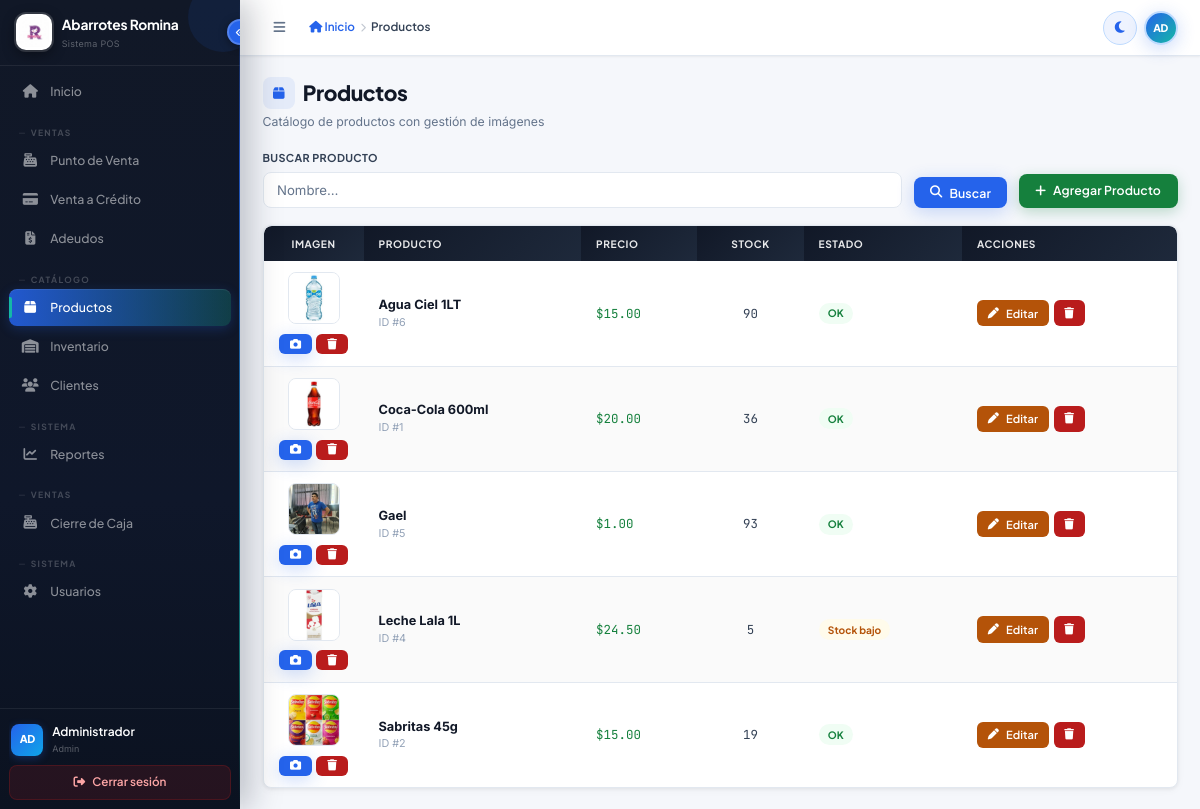
Page /productos/listar.php (signed in) on the committed database.
### tables this page shows
CREATE TABLE `productos` (
  `id_producto` int(11) NOT NULL AUTO_INCREMENT,
  `nombre` varchar(150) NOT NULL,
  `precio` decimal(10,2) NOT NULL,
  `stock` int(11) NOT NULL DEFAULT 0,
  `imagen` varchar(255) DEFAULT NULL,
  `fecha_creacion` timestamp NOT NULL DEFAULT current_timestamp(),
  PRIMARY KEY (`id_producto`)
);

### productos/listar.php (the view, shortened to what this page needs)
<?php
require_once '../includes/config.php';
$buscar = limpiar($_GET['buscar'] ?? '');
$sql = "SELECT * FROM productos";
$sql .= " ORDER BY nombre ASC";
$resultado = $conn->query($sql);
layoutStart('Productos', 'productos', [['label'=>'Productos']]);
?>
<div class="page-head fade-up">
  <div class="page-title"><i class="fa-solid fa-box"></i> Productos</div>
  <div class="page-subtitle">Catálogo de productos con gestión de imágenes</div>
</div>
<div style="display:flex;gap:.75rem;margin-bottom:1.1rem;flex-wrap:wrap;align-items:flex-end" class="fade-up delay-1">
  <form method="GET" style="display:contents">
    <div class="form-group" style="margin:0;flex:1;min-width:180px">
      <label class="form-label">Buscar producto</label>
      <input type="text" name="buscar" class="form-control" placeholder="Nombre…" value="<?=e($buscar)?>">
    </div>
    <button type="submit" class="btn btn-morado"><i class="fa-solid fa-magnifying-glass"></i> Buscar</button>
  </form>
  <a href="agregar.php" class="btn btn-verde" style="margin-left:auto">
    <i class="fa-solid fa-plus"></i> Agregar Producto
  </a>
</div>
<div class="card fade-up delay-2">
  <div class="tabla-wrap">
    <table class="tabla">
      <thead>
        <tr>
          <th style="width:100px;text-align:center">Imagen</th>
          <th>Producto</th>
          <th>Precio</th>
          <th style="text-align:center">Stock</th>
          <th>Estado</th>
          <th>Acciones</th>
        </tr>
      </thead>
      <tbody>
        <?php if($resultado->num_rows===0): ?>
          <tr><td colspan="6"><div class="empty-state"><div class="ei"><i class="fa-solid fa-box-open"></i></div><p>No se encontraron productos.</p></div></td></tr>
        <?php else: ?>
          <?php while($p=$resultado->fetch_assoc()):
            $stockCls = $p['stock']==0 ? 'badge-rojo' : ($p['stock']<=5 ? 'badge-naranja' : 'badge-verde');
            $stockTxt = $p['stock']==0 ? 'Agotado'   : ($p['stock']<=5 ? 'Stock bajo'   : 'OK');
          ?>
          <tr>
            <td class="prod-img-cell">
              <?=thumbProducto($p['imagen'], $p['nombre'], 52)?>
              <div class="img-actions">
                <a href="editar.php?id=<?=$p['id_producto']?>#img-section"
                   class="btn btn-sm btn-morado" title="Cambiar imagen">
                  <i class="fa-solid fa-camera"></i>
                </a>
                <?php if($p['imagen']): ?>
                <a href="listar.php?del_img=<?=$p['id_producto']?>"
                   class="btn btn-sm btn-rojo"
                   title="Eliminar imagen"
                   onclick="return confirm('¿Eliminar imagen de este producto?')">
                  <i class="fa-solid fa-trash"></i>
                </a>
                <?php endif ?>
              </div>
            </td>
            <td>
              <div class="prod-preview">
                <div class="prod-preview-info">
                  <span class="prod-preview-nombre"><?=e($p['nombre'])?></span>
                  <span class="prod-preview-stock">ID #<?=$p['id_producto']?></span>
                </div>
              </div>
            </td>
            <td class="num dinero-verde"><?=dinero($p['precio'])?></td>
            <td style="text-align:center" class="num"><?=$p['stock']?></td>
            <td><span class="badge <?=$stockCls?>"><?=$stockTxt?></span></td>
            <td>
              <div style="display:flex;gap:.3rem;flex-wrap:wrap">
                <a href="editar.php?id=<?=$p['id_producto']?>" class="btn btn-sm btn-naranja">
                  <i class="fa-solid fa-pen"></i> Editar
                </a>
                <a href="eliminar.php?id=<?=$p['id_producto']?>"
                   class="btn btn-sm btn-rojo"
                   onclick="return confirm('¿Eliminar «<?=e($p['nombre'])?>»?')">
                  <i class="fa-solid fa-trash"></i>
                </a>
              </div>
            </td>
          </tr>
          <?php endwhile ?>
        <?php endif ?>
      </tbody>
    </table>
  </div>
</div>
<?php layoutEnd(); ?>

### includes/funciones.php (shortened to what this page needs)
<?php
function nombreUsuario()  { return $_SESSION['usuario_nombre'] ?? 'Invitado'; }
function rolActual()      { return $_SESSION['rol'] ?? ''; }
function limpiar($dato) { return trim(strip_tags((string)$dato)); }
function e($str)        { return htmlspecialchars((string)$str, ENT_QUOTES|ENT_SUBSTITUTE, 'UTF-8'); }
function dinero($m)     { return '$' . number_format((float)$m, 2); }
function thumbProducto(?string $ruta, string $nombre='', int $size=48): string {
    $base=BASE_URL;
    if ($ruta && isset($_SERVER['DOCUMENT_ROOT']) && file_exists($_SERVER['DOCUMENT_ROOT'].'/'.ltrim($ruta,'/'))) {
        return '<img src="'.$base.$ruta.'" alt="'.e($nombre).'" class="prod-thumb" style="width:'.$size.'px;height:'.$size.'px" onclick="abrirLightbox(this.src,\''.e($nombre).'\')" title="'.e($nombre).'">';
    }
    return '<div class="prod-thumb-placeholder" style="width:'.$size.'px;height:'.$size.'px" title="Sin imagen"><i class="fa-solid fa-image"></i></div>';
}
function layoutStart($titulo='RominaStore', $activo='', $breadcrumbs=[]) {
    $base = BASE_URL;
    $user = e(nombreUsuario());
    $rol  = rolActual();
    $ini  = strtoupper(substr(strip_tags($user), 0, 2));
        if ($rol === 'admin') {
        $nav = [
            ['url'=>'dashboard.php',              'icon'=>'fa-solid fa-house',              'label'=>'Inicio',            'key'=>'dashboard'],
            ['url'=>'ventas/nueva_venta.php',     'icon'=>'fa-solid fa-cash-register',      'label'=>'Punto de Venta',    'key'=>'pos'],
            ['url'=>'fiado/venta_credito.php',    'icon'=>'fa-solid fa-credit-card',        'label'=>'Venta a Crédito',   'key'=>'credito'],
            ['url'=>'fiado/consultar_adeudo.php', 'icon'=>'fa-solid fa-file-invoice-dollar','label'=>'Adeudos',           'key'=>'adeudos'],
            ['url'=>'productos/listar.php',       'icon'=>'fa-solid fa-box',               'label'=>'Productos',         'key'=>'productos'],
            ['url'=>'inventario/consultar.php',   'icon'=>'fa-solid fa-warehouse',         'label'=>'Inventario',        'key'=>'inventario'],
            ['url'=>'clientes/listar.php',        'icon'=>'fa-solid fa-users',             'label'=>'Clientes',          'key'=>'clientes'],
            ['url'=>'reportes/ventas.php',        'icon'=>'fa-solid fa-chart-line',        'label'=>'Reportes',          'key'=>'reportes'],
            ['url'=>'ventas/cierre_caja.php',     'icon'=>'fa-solid fa-cash-register',     'label'=>'Cierre de Caja',    'key'=>'cierre'],
            ['url'=>'usuarios/listar.php',        'icon'=>'fa-solid fa-gear',              'label'=>'Usuarios',          'key'=>'usuarios'],
        ];
    }
    $bc='';
    if (!empty($breadcrumbs)) {
        $bc .= '<a href="'.$base.'dashboard.php"><i class="fa-solid fa-house"></i> Inicio</a>';
        foreach ($breadcrumbs as $b) {
            $bc .= '<span class="sep"><i class="fa-solid fa-chevron-right" style="font-size:.6rem"></i></span>';
            $bc .= !empty($b['url'])
                ? '<a href="'.$base.$b['url'].'">'.e($b['label']).'</a>'
                : '<span class="current">'.e($b['label']).'</span>';
        }
    }
    echo '<!DOCTYPE html>
<html lang="es" id="htmlRoot">
<head>
  <meta charset="UTF-8">
  <meta name="viewport" content="width=device-width,initial-scale=1">
  <title>'.e($titulo).' — Abarrotes Romina</title>
  <link rel="icon" type="image/png" href="'.$base.'img/icono.png">
  <link rel="preconnect" href="https://fonts.googleapis.com">
  <link href="https://fonts.googleapis.com/css2?family=Plus+Jakarta+Sans:wght@400;500;600;700;800&family=Inter:wght@400;500;600;700&family=JetBrains+Mono:wght@400;500;600;700&display=swap" rel="stylesheet">
  <link rel="stylesheet" href="https://cdnjs.cloudflare.com/ajax/libs/font-awesome/6.5.0/css/all.min.css">
  <link rel="stylesheet" href="'.$base.'css/app.css">
  <script>
    /* Aplica dark mode ANTES de render para evitar flash */
    (function(){
      if(localStorage.getItem("darkMode")==="1")
        document.getElementById("htmlRoot").classList.add("dark");
    })();
  </script>
</head>
<body>
<div class="nav-progress" aria-hidden="true"></div>
<div class="spinner-overlay" id="spinnerOverlay">
  <div class="spinner-box">
    <div class="spinner-ring"></div>
    <div class="spinner-txt" id="spinnerTxt">Procesando...</div>
  </div>
</div>
<div class="modal-overlay" id="lightboxOverlay" onclick="cerrarLightbox(event)">
  <div class="modal-box" style="position:relative">
    <button class="modal-close" onclick="cerrarLightbox()"><i class="fa-solid fa-xmark"></i></button>
    <img id="lightboxImg" class="modal-img" src="" alt="">
    <div id="lightboxCaption" style="padding:.75rem 1rem;font-family:var(--font-title);font-weight:700;font-size:.9rem;color:var(--txt-secondary);border-top:1px solid var(--border)"></div>
  </div>
</div>
<div class="app-shell">
<aside class="sidebar" id="sidebar">
  <div class="sidebar-logo">
    <img src="'.$base.'img/icono.png" alt="Logo Romina" class="logo-img">
    <div class="logo-txt">
      <div class="logo-name">Abarrotes Romina</div>
      <div class="logo-sub">Sistema POS</div>
    </div>
    <button class="sidebar-toggle" onclick="toggleMini()" id="sidebarToggleBtn" title="Colapsar menú">
      <i class="fa-solid fa-angles-left" id="toggleIcon"></i>
    </button>
  </div>
  <nav class="sidebar-nav">';
    $grupos = [
        'Ventas'   => ['pos','credito','adeudos','cierre'],
        'Catálogo' => ['productos','inventario','clientes'],
        'Sistema'  => ['reportes','usuarios'],
    ];
    $grupo_actual='';
    foreach ($nav as $item) {
        foreach ($grupos as $glabel=>$keys) {
            if (in_array($item['key'],$keys)&&$grupo_actual!==$glabel) {
                $grupo_actual=$glabel;
                echo '<div class="nav-section-label"><i class="fa-solid fa-minus" style="font-size:.5rem;margin-right:4px;opacity:.5"></i>'.$glabel.'</div>';
            }
        }
        $cls=$activo===$item['key']?' activo':'';
        echo '<a href="'.$base.$item['url'].'" class="nav-item'.$cls.'" title="'.$item['label'].'">
          <i class="'.$item['icon'].' ni"></i>
          <span class="nl">'.$item['label'].'</span>
        </a>';
    }
    echo '
  </nav>
  <div class="sidebar-footer">
    <div class="sidebar-user">
      <div class="user-avatar" style="font-size:.72rem">'.$ini.'</div>
      <div class="user-info">
        <div class="user-name">'.$user.'</div>
        <div class="user-role">'.ucfirst($rol).'</div>
      </div>
    </div>
    <a href="'.$base.'logout.php" class="btn-salir">
      <i class="fa-solid fa-right-from-bracket"></i>
      <span>Cerrar sesión</span>
    </a>
  </div>
</aside>
<div class="sidebar-overlay" id="sidebarOverlay" onclick="closeSidebar()"></div>
<div class="main-content" id="mainContent">
  <header class="main-topbar">
    <button class="topbar-hamburger" onclick="toggleSidebar()" aria-label="Menú">
      <i class="fa-solid fa-bars"></i>
    </button>
    <nav class="topbar-breadcrumb">'.$bc.'</nav>
    <div class="topbar-actions">
      <button class="btn-darkmode" id="darkModeBtn" onclick="toggleDark()" title="Cambiar modo">
        <i class="fa-solid fa-moon" id="darkIcon"></i>
      </button>
      <div class="avatar-wrap" id="avatarWrap">
        <button class="avatar-btn" onclick="toggleAvatarMenu()" title="Mi cuenta">'.$ini.'</button>
        <div class="avatar-dropdown" id="avatarDropdown">
          <div class="avatar-dd-header">
            <div class="avatar-dd-name">'.$user.'</div>
            <div class="avatar-dd-role">'.ucfirst($rol).'</div>
          </div>
          <a href="'.$base.'ventas/cierre_caja.php" class="avatar-dd-item">
            <i class="fa-solid fa-cash-register"></i> Cierre de Caja
          </a>
          <button onclick="toggleDark()" class="avatar-dd-item" style="cursor:pointer">
            <i class="fa-solid fa-circle-half-stroke"></i> Cambiar tema
          </button>
          <hr style="margin:.3rem 0;border:none;border-top:1px solid var(--border)">
          <a href="'.$base.'logout.php" class="avatar-dd-item rojo">
            <i class="fa-solid fa-right-from-bracket"></i> Cerrar sesión
          </a>
        </div>
      </div>
    </div>
  </header>
  <main class="page-area">';
}
function layoutEnd() {
    echo '
  </main>
</div>
</div>
</body>
</html>';
}

### productos/listar.php (style rules this page uses)
.prod-img-cell { text-align:center }
.img-actions { display:flex;gap:.3rem;margin-top:.3rem;justify-content:center;flex-wrap:wrap }
.prod-preview { display:flex;align-items:center;gap:.75rem }
.prod-preview-info { display:flex;flex-direction:column }
.prod-preview-nombre { font-weight:700;color:var(--g900);font-size:.85rem }
.prod-preview-stock { font-size:.72rem;color:var(--g400) }

### rows in the picture
productos: imagen (picture), nombre "Agua Ciel 1LT", id_producto "6", precio "$15.00", stock "90", stock "OK"
productos: imagen (picture), nombre "Coca-Cola 600ml", id_producto "1", precio "$20.00", stock "36", stock "OK"
productos: imagen (picture), nombre "Gael", id_producto "5", precio "$1.00", stock "93", stock "OK"
productos: imagen (picture), nombre "Leche Lala 1L", id_producto "4", precio "$24.50", stock "5", stock "Stock bajo"
productos: imagen (picture), nombre "Sabritas 45g", id_producto "2", precio "$15.00", stock "19", stock "OK"

### other values in the picture
$item['label'] "Inicio"
$glabel "VENTAS"
$item['label'] "Punto de Venta"
$item['label'] "Venta a Crédito"
$item['label'] "Adeudos"
$glabel "CATÁLOGO"
$item['label'] "Productos"
$item['label'] "Inventario"
$item['label'] "Clientes"
$glabel "SISTEMA"
$item['label'] "Reportes"
$item['label'] "Cierre de Caja"
$item['label'] "Usuarios"
$ini "AD"
$user "Administrador"
